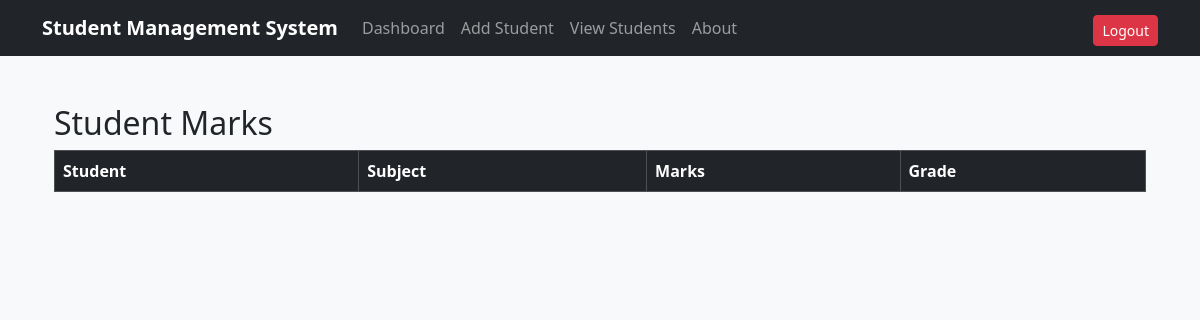
/view-marks/ (signed in), run on an earlier commit of the app's database.
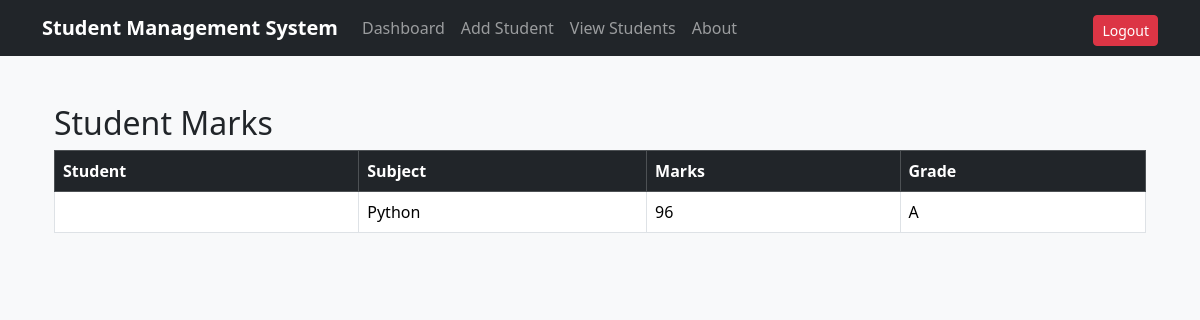
And on a later commit of the database.
### students/models.py (models this page shows, shortened)
class Marks(models.Model):
    student = models.ForeignKey(Student, on_delete=models.CASCADE)
    subject = models.CharField(max_length=100)
    marks = models.IntegerField()
    def grade(self):
        if self.marks >= 90:
            return 'A'
        elif self.marks >= 75:
            return 'B'
        elif self.marks >= 60:
            return 'C'
        else:
            return 'D'

### students/views.py (the view)
# urls.py: path('view-marks/', views.view_marks, name='view_marks'),
@login_required
def view_marks(request):
    marks = Marks.objects.all()
    return render(request, 'students/view_marks.html', {
        'marks': marks
    })

### students/templates/students/view_marks.html
{% extends 'students/base.html' %}
{% block content %}
<div class="container py-4">
    <h2>Student Marks</h2>
    <table class="table table-bordered">
        <thead class="table-dark">
            <tr>
                <th>Student</th>
                <th>Subject</th>
                <th>Marks</th>
                <th>Grade</th>
            </tr>
        </thead>
        <tbody>
            {% for m in marks %}
            <tr>
                <td>{{ m.student.name }}</td>
                <td>{{ m.subject }}</td>
                <td>{{ m.marks }}</td>
                <td>{{ m.grade }}</td>
            </tr>
            {% endfor %}
        </tbody>
    </table>
</div>
{% endblock %}

What changed in the data, as far as the page shows it:
added Marks: subject "Python", marks "96", grade "A"
